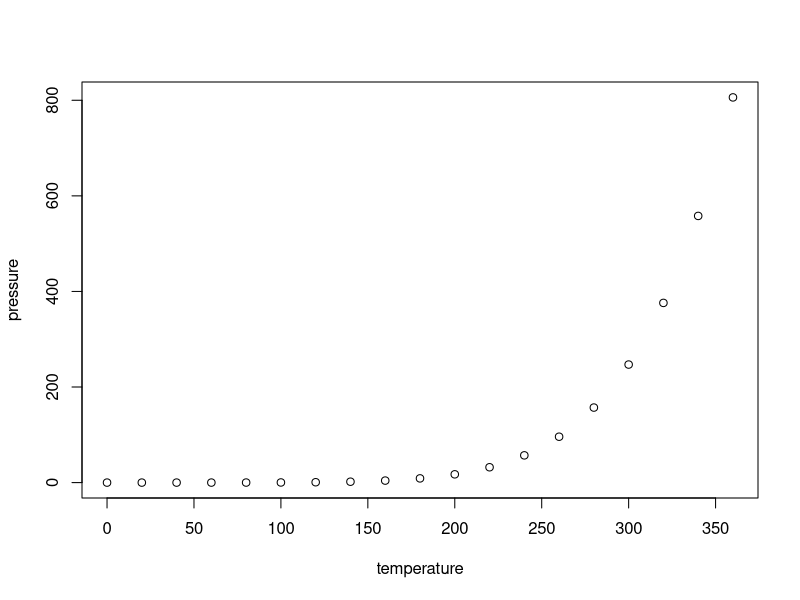
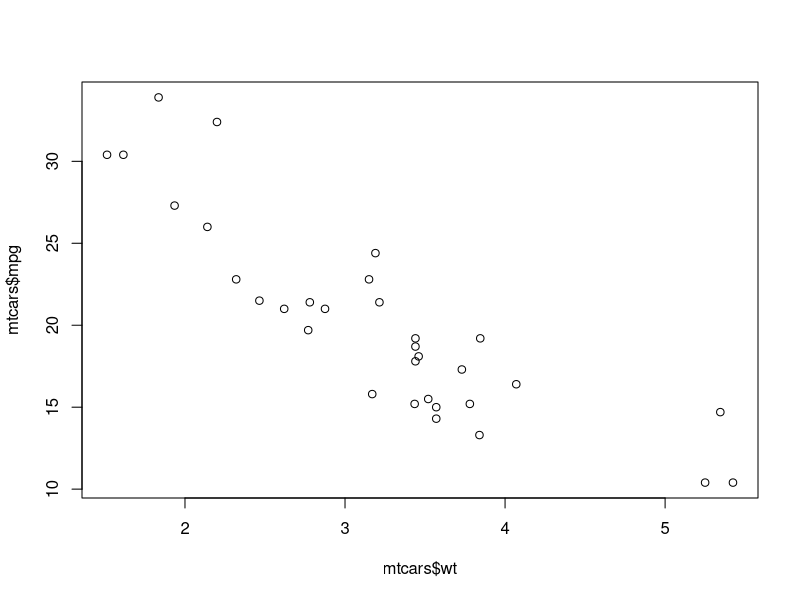

Recreate these plots in R, in order.
## ---- chunk 1
knitr::opts_chunk$set(echo = FALSE)
## ---- chunk 2
summary(cars)
## ---- chunk 3
plot(pressure)
## ---- chunk 4
plot(mtcars$wt, mtcars$mpg)



